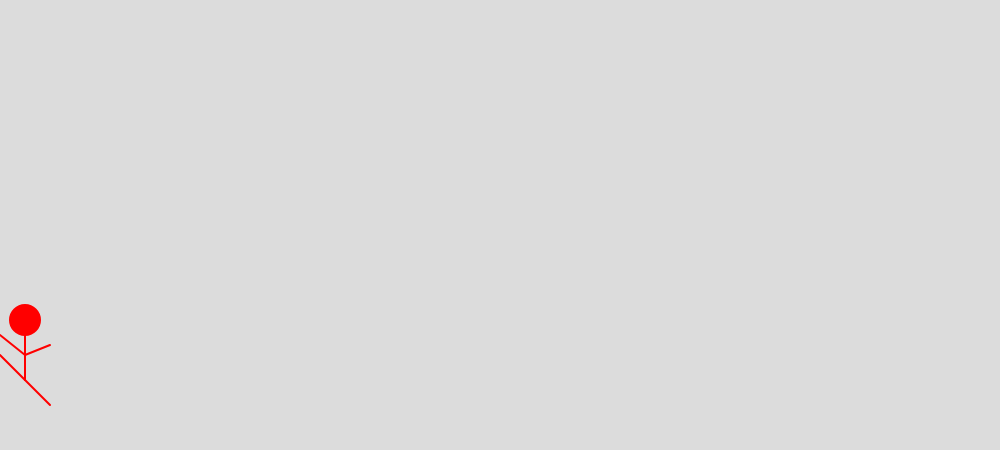
Frame 1 (no input)
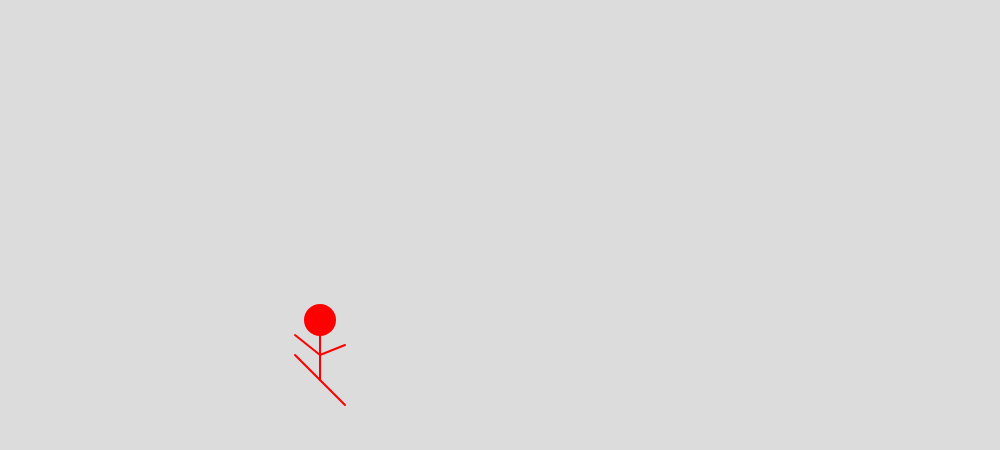
Frame 60 (no input)
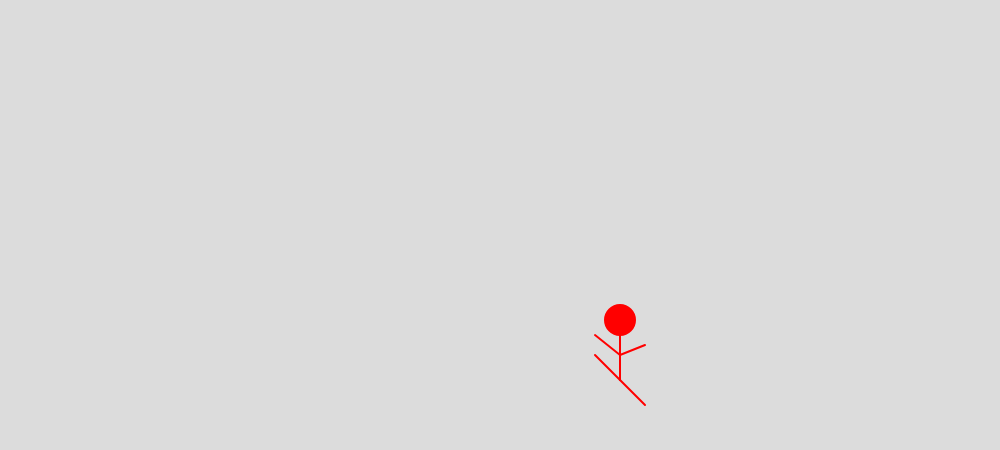
Frame 120 (the mouse pressed at the canvas centre since frame 60)

The p5.js sketch that drew these frames (run headless with seeded random() and noise() and a simulated clock; from frame 60 on, the mouse is pressed at the canvas centre):

// p5.js sketch
// ── sketch.js
let xPos = 0;
let yPos = 350;
let xSpeed = 5;

function setup() {
  createCanvas(1000, 450);
}

function draw() {
  background(220);

  // Draw the running figure
  fill(255, 0, 0);
  stroke(255, 0, 0);
  strokeWeight(2);
  ellipse(xPos + 25, yPos - 30, 30, 30); // face at the top
  push(); // save the current transformation matrix
  translate(xPos + 25, yPos); // move the origin to the center of the body
  rotate(PI); // rotate the body by 180 degrees
  line(0, 20, 0, -30);
  line(0, -30, -25, -55);
  line(0, -30, 25, -5);
  line(0, -5, -25, 5);
  line(0, -5, 25, 15);
  pop(); // restore the original transformation matrix

  // Update the position of the figure
  xPos += xSpeed;

  // If the figure reaches the edge of the canvas, wrap around to the other side
  if (xPos > width) {
    xPos = -25;
  }
}
